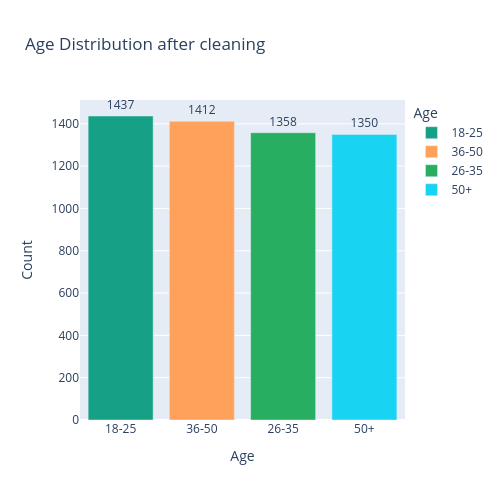

The code cell stored with this chart in its notebook:
### Code cell
age_group_counts = final_df['age_group'].value_counts().reset_index()
age_group_counts.columns = ['Age', 'Count']

fig = px.bar(
            age_group_counts,
            x='Age',
            y='Count',
            title='Age Distribution after cleaning',
            color='Age',
            text = 'Count',
            color_discrete_map={
                                '18-25': '#16A085',
                                '26-35': '#27AE60',
                                '36-45': '#F39C12',
                                '46-55': '#E67E22'
                                }
            )

fig.update_traces( textposition='outside')         

fig.update_layout(  height = 500, width = 500,
                    xaxis_title='Age',
                    yaxis_title='Count'
                 )

fig.show()

joblib.dump(fig, r"C:\Users\jagad\Documents\my_classes\Tasks\my_projects\Deep_Fake_project_final\models\age_distribution_after_cleaning.pkl")

print(" age_distribution_after_cleaning saved as pkl file")

### Figure 1 — Plotly figure (JSON) as saved in the notebook; plotly's stock layout.template omitted (floating-point values rounded to 4 significant figures)
{"data": [{"hovertemplate": "Age=%{x}<br>Count=%{text}<extra></extra>", "legendgroup": "18-25", "marker": {"color": "#16A085", "pattern": {"shape": ""}}, "name": "18-25", "orientation": "v", "showlegend": true, "text": [1437.0], "textposition": "outside", "type": "bar", "x": ["18-25"], "xaxis": "x", "y": [1437], "yaxis": "y"}, {"hovertemplate": "Age=%{x}<br>Count=%{text}<extra></extra>", "legendgroup": "36-50", "marker": {"color": "#FFA15A", "pattern": {"shape": ""}}, "name": "36-50", "orientation": "v", "showlegend": true, "text": [1412.0], "textposition": "outside", "type": "bar", "x": ["36-50"], "xaxis": "x", "y": [1412], "yaxis": "y"}, {"hovertemplate": "Age=%{x}<br>Count=%{text}<extra></extra>", "legendgroup": "26-35", "marker": {"color": "#27AE60", "pattern": {"shape": ""}}, "name": "26-35", "orientation": "v", "showlegend": true, "text": [1358.0], "textposition": "outside", "type": "bar", "x": ["26-35"], "xaxis": "x", "y": [1358], "yaxis": "y"}, {"hovertemplate": "Age=%{x}<br>Count=%{text}<extra></extra>", "legendgroup": "50+", "marker": {"color": "#19d3f3", "pattern": {"shape": ""}}, "name": "50+", "orientation": "v", "showlegend": true, "text": [1350.0], "textposition": "outside", "type": "bar", "x": ["50+"], "xaxis": "x", "y": [1350], "yaxis": "y"}], "layout": {"barmode": "relative", "height": 500, "legend": {"title": {"text": "Age"}, "tracegroupgap": 0}, "title": {"text": "Age Distribution after cleaning"}, "width": 500, "xaxis": {"anchor": "y", "categoryarray": ["18-25", "36-50", "26-35", "50+"], "categoryorder": "array", "domain": [0, 1], "title": {"text": "Age"}}, "yaxis": {"anchor": "x", "domain": [0, 1], "title": {"text": "Count"}}}}
